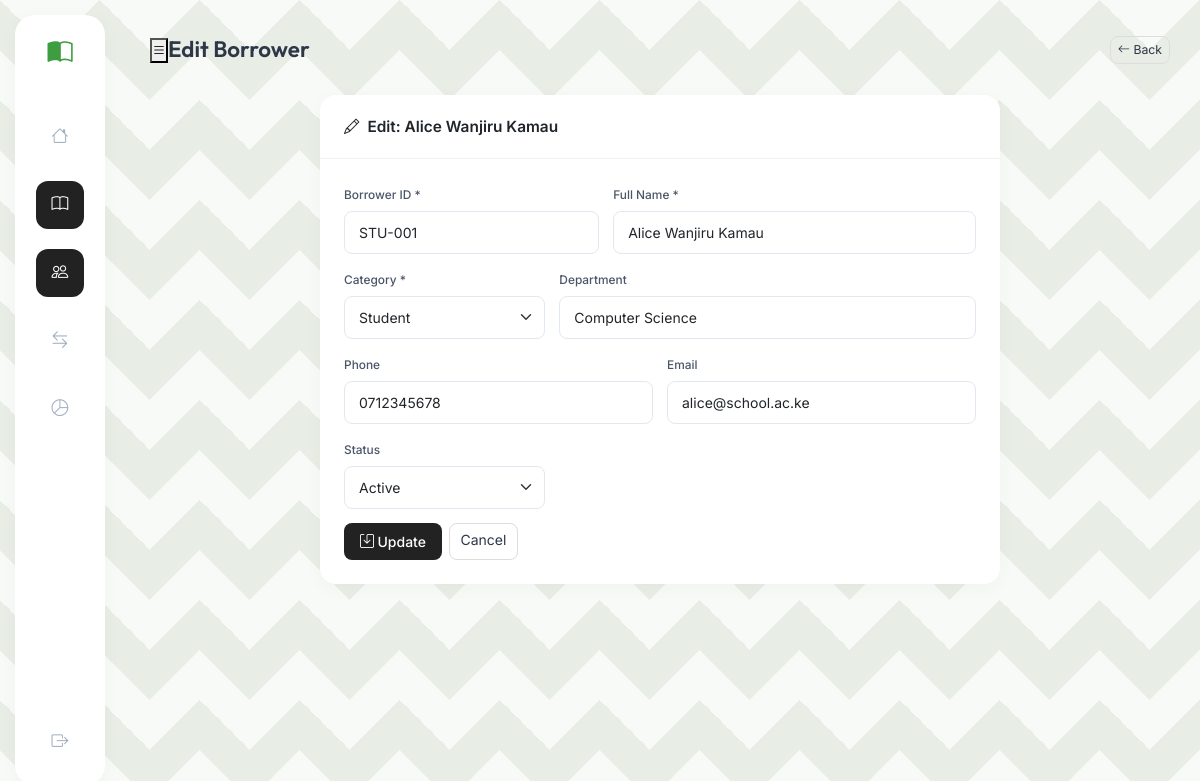
Screenshot of /modules/borrowers/edit.php?id=1 (signed in) with the database file from the repository.
### tables this page shows
CREATE TABLE IF NOT EXISTS borrowers (
    id          INT UNSIGNED AUTO_INCREMENT PRIMARY KEY,
    borrower_id VARCHAR(50)  NOT NULL UNIQUE,
    full_name   VARCHAR(150) NOT NULL,
    category    ENUM('Student','Teacher','Staff') NOT NULL,
    department  VARCHAR(100) DEFAULT NULL,
    phone       VARCHAR(30)  DEFAULT NULL,
    email       VARCHAR(150) DEFAULT NULL,
    status      ENUM('Active','Inactive') DEFAULT 'Active',
    created_at  TIMESTAMP DEFAULT CURRENT_TIMESTAMP,
    INDEX idx_category(category), INDEX idx_status(status)
);

### includes/helpers.php (called while the page is built, shortened)
<?php
function sanitize(string $v): string {
    return htmlspecialchars(strip_tags(trim($v)), ENT_QUOTES, 'UTF-8');
}

### modules/borrowers/edit.php (the view, shortened to what this page needs)
<?php
$pdo = getDB();
$id = (int)($_GET['id'] ?? 0);
$stmt = $pdo->prepare("SELECT * FROM borrowers WHERE id=?");
$stmt->execute([$id]);
$borrower = $stmt->fetch();
$errors = []; $data = $borrower;
require_once '../../includes/header.php';
require_once '../../includes/sidebar.php';
?>
<div id="main">
  <div class="topbar">
    <button class="sidebar-toggle"><i class="bi bi-list"></i></button>
    <span class="topbar-title">Edit Borrower</span>
    <a href="index.php" class="btn btn-outline-secondary btn-sm ms-auto"><i class="bi bi-arrow-left me-1"></i>Back</a>
  </div>
  <div class="page-content">
    <div class="card" style="max-width:680px;margin:0 auto">
      <div class="card-header"><i class="bi bi-pencil"></i> Edit: <?= sanitize($borrower['full_name']) ?></div>
      <div class="card-body">
        <form method="POST">
          <div class="row g-3">
            <div class="col-md-5">
              <label class="form-label">Borrower ID *</label>
              <input type="text" name="borrower_id" class="form-control" required
                     pattern="\d{8}" title="Exactly 8 digits"
                     value="<?= sanitize($data['borrower_id']) ?>">
            </div>
            <div class="col-md-7">
              <label class="form-label">Full Name *</label>
              <input type="text" name="full_name" class="form-control" required value="<?= sanitize($data['full_name']) ?>">
            </div>
            <div class="col-md-4">
              <label class="form-label">Category *</label>
              <select name="category" class="form-select" required>
                <?php foreach(['Student','Teacher','Staff'] as $c): ?>
                <option value="<?=$c?>" <?= $data['category']===$c?'selected':'' ?>><?=$c?></option>
                <?php endforeach; ?>
              </select>
            </div>
            <div class="col-md-8">
              <label class="form-label">Department</label>
              <input type="text" name="department" class="form-control" value="<?= sanitize($data['department']??'') ?>">
            </div>
            <div class="col-md-6">
              <label class="form-label">Phone</label>
              <input type="tel" name="phone" class="form-control" pattern="\d{10}" title="Exactly 10 digits" value="<?= sanitize($data['phone']) ?>">
            </div>
            <div class="col-md-6">
              <label class="form-label">Email</label>
              <input type="email" name="email" class="form-control" value="<?= sanitize($data['email']??'') ?>">
            </div>
            <div class="col-md-4">
              <label class="form-label">Status</label>
              <select name="status" class="form-select">
                <option value="Active"   <?= $data['status']==='Active'?'selected':'' ?>>Active</option>
              </select>
            </div>
            <div class="col-12 d-flex gap-2">
              <button type="submit" class="btn btn-primary"><i class="bi bi-save me-1"></i>Update</button>
              <a href="index.php" class="btn btn-outline-secondary">Cancel</a>
            </div>
          </div>
        </form>
      </div>
    </div>
  </div>
</div>
<?php require_once '../../includes/footer.php'; ?>

### assets/css/style.css (style rules this page uses)
:root { --brand: #3e9d40; --brand-light: #52b554; --accent: #222222; --surface: #e8eee5; --card-bg: #ffffff; --border: #f0f0f0; --text: #2d3748; --text-muted: #a0aec0; --sidebar-w: 90px; --topbar-h: 70px; --radius: 16px; --shadow: 0 4px 20px rgba(0,0,0,0.03); --shadow-lg: 0 10px 40px rgba(0,0,0,0.06); font-size: 14px; }
*, *::before, *::after { box-sizing: border-box; margin: 0; padding: 0; }
body { font-family: 'Inter', sans-serif; color: var(--text); min-height: 100vh; display: flex; background-color: var(--surface); background-image: linear-gradient(135deg, rgba(255,255,255,0.7) 25%, transparent 25%), linear-gradient(225deg, rgba(255,255,255,0.7) 25%, transparent 25%), linear-gradient(45deg, rgba(255,255,255,0.7) 25%, transparent 25%), linear-gradient(315deg, rgba(255,255,255,0.7) 25%, transparent 25%); background-size: 100px 100px; background-position: 50px 0, 50px 0, 0 0, 0 0; background-attachment: fixed; }
#main { margin-left: calc(var(--sidebar-w) + 30px); width: calc(100% - var(--sidebar-w) - 30px); display: flex; flex-direction: column; }
.topbar { height: var(--topbar-h); padding: 0 30px; display: flex; align-items: center; margin-top: 15px; }
.topbar-title { font-family: 'Outfit', sans-serif; font-size: 1.6rem; font-weight: 600; color: var(--text); }
.page-content { padding: 10px 30px 40px; flex-grow: 1; }
.card { border: none; border-radius: var(--radius); box-shadow: var(--shadow); background: var(--card-bg); margin-bottom: 24px; }
.card-header { background: none; border-bottom: 1px solid var(--border); font-weight: 600; font-size: 1.1rem; padding: 20px 24px; display: flex; align-items: center; gap: 8px; }
.card-body { padding: 24px; }
.btn-primary { background: var(--accent); border: none; border-radius: 8px; padding: 8px 16px; font-weight: 500; }
.btn-outline-secondary { border-color: #ddd; border-radius: 8px; color: var(--text); }
.form-control, .form-select { border-radius: 8px; border-color: #e2e8f0; padding: 10px 14px; }
.form-label { font-weight: 500; font-size: .85rem; color: #4a5568; }

### rows the page displays
borrowers: full_name "Alice Wanjiru Kamau", borrower_id "STU-001", category "Student", department "Computer Science", phone "0712345678", email "alice@school.ac.ke", status "Active"
